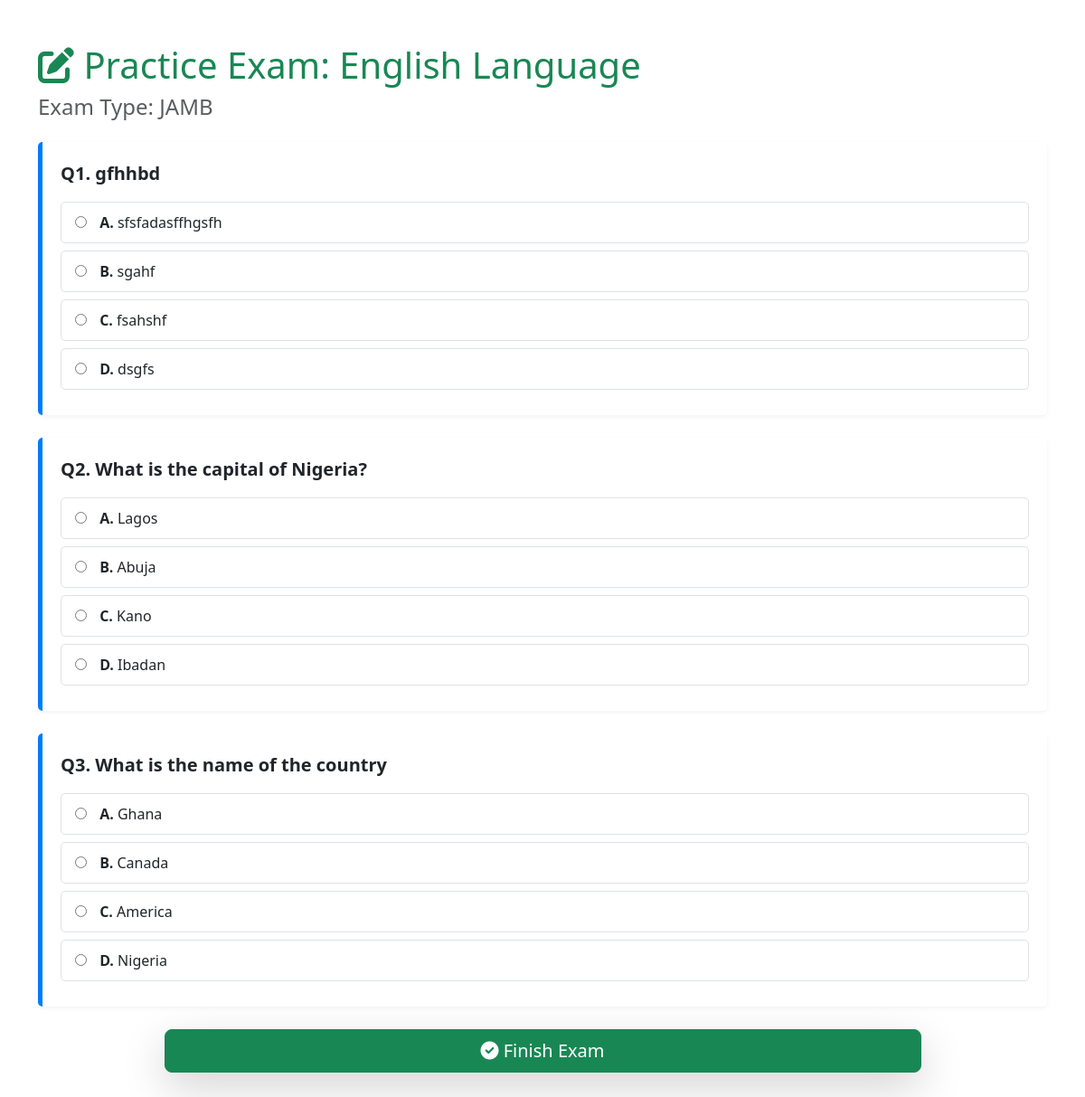
The app's page /take_exam/1 (signed in) with its own data.
### exam_app/models.py (models this page shows)
class Subject(db.Model):
    id = db.Column(db.Integer, primary_key=True)
    name = db.Column(db.String(50), nullable=False)
    exam_id = db.Column(db.Integer, db.ForeignKey('exam.id'), nullable=False)
    questions = db.relationship('Question', backref='subject', lazy=True)
    __table_args__ = (db.UniqueConstraint('name', 'exam_id', name='_name_exam_uc'),)

class Exam(db.Model):
    id = db.Column(db.Integer, primary_key=True)
    name = db.Column(db.String(50), unique=True, nullable=False)
    description = db.Column(db.String(200))
    subjects = db.relationship('Subject', backref='exam', lazy=True)

class Question(db.Model):
    id = db.Column(db.Integer, primary_key=True)
    question_text = db.Column(db.Text, nullable=False)
    option_a = db.Column(db.String(500), nullable=False)
    option_b = db.Column(db.String(500), nullable=False)
    option_c = db.Column(db.String(500), nullable=False)
    option_d = db.Column(db.String(500), nullable=False)
    correct_answer = db.Column(db.String(1), nullable=False)
    subject_id = db.Column(db.Integer, db.ForeignKey('subject.id'), nullable=False)
    explanation = db.Column(db.Text)

### exam_app/routes/main.py (the view, shortened to what this page needs)
@bp.route('/take_exam/<int:subject_id>', methods=['GET', 'POST'])
def take_exam(subject_id):
    if not g.user: return redirect(url_for('auth.login'))
    subject = Subject.query.get_or_404(subject_id)
    questions = Question.query.filter_by(subject_id=subject_id).all()
    if not questions:
        flash(f"No questions for {subject.name}.", 'danger')
        return redirect(url_for('main.dashboard'))
    random.shuffle(questions)
    return render_template('take_exam.html', subject=subject, questions=questions)

### exam_app/utils.py (called while the page is built)
def before_request():
    g.user = None
    if 'username' in session:
        g.user = session['username']

### templates/take_exam.html (shortened to what this page needs)
<!DOCTYPE html>
<html lang="en">
<head>
    <link href="https://cdn.jsdelivr.net/npm/bootstrap@5.3.3/dist/css/bootstrap.min.css" rel="stylesheet">
    <link rel="stylesheet" href="https://cdnjs.cloudflare.com/ajax/libs/font-awesome/6.0.0-beta3/css/all.min.css">
</head>
<body>
    <div class="container mt-5">
        <h1 class="text-success"><i class="fas fa-edit"></i> Practice Exam: {{ subject.name }}</h1>
        <h4 class="text-muted mb-4">Exam Type: {{ subject.exam.name }}</h4>
        <form method="POST">
            {% for question in questions %}
                <div class="question-block">
                    <p class="fw-bold fs-5 mb-3">Q{{ loop.index }}. {{ question.question_text }}</p>
                    <div>
                        <label class="option-label">
                            <input type="radio" name="q_{{ question.id }}" value="A" required>
                            <span class="fw-bold">A.</span> {{ question.option_a }}
                        </label>
                        <label class="option-label">
                            <input type="radio" name="q_{{ question.id }}" value="B">
                            <span class="fw-bold">B.</span> {{ question.option_b }}
                        </label>
                        <label class="option-label">
                            <input type="radio" name="q_{{ question.id }}" value="C">
                            <span class="fw-bold">C.</span> {{ question.option_c }}
                        </label>
                        <label class="option-label">
                            <input type="radio" name="q_{{ question.id }}" value="D">
                            <span class="fw-bold">D.</span> {{ question.option_d }}
                        </label>
                    </div>
                </div>
            {% endfor %}
            <div class="text-center submit-btn-fixed">
                <button type="submit" class="btn btn-success btn-lg shadow-lg w-75">
                    <i class="fas fa-check-circle"></i> Finish Exam
                </button>
            </div>
        </form>
    </div>
</body>
</html>

### templates/take_exam.html (style rules this page uses)
.question-block { padding: 20px; margin-bottom: 25px; border-left: 5px solid #007bff; border-radius: 5px; box-shadow: 0 2px 5px rgba(0, 0, 0, 0.05); background-color: #ffffff; }
.option-label { display: block; padding: 10px 15px; border: 1px solid #dee2e6; border-radius: 5px; margin-bottom: 8px; transition: all 0.2s; cursor: pointer; }
.option-label input[type="radio"] { margin-right: 10px; }
.submit-btn-fixed { position: sticky; bottom: 20px; z-index: 100; }

### records on screen
Subject: name "English Language"
Exam: exam.name "JAMB"
Question: question_text "gfhhbd", option_a "sfsfadasffhgsfh", option_b "sgahf", option_c "fsahshf", option_d "dsgfs"
Question: question_text "What is the capital of Nigeria?", option_a "Lagos", option_b "Abuja", option_c "Kano", option_d "Ibadan"
Question: question_text "What is the name of the country", option_a "Ghana", option_b "Canada", option_c "America", option_d "Nigeria"
